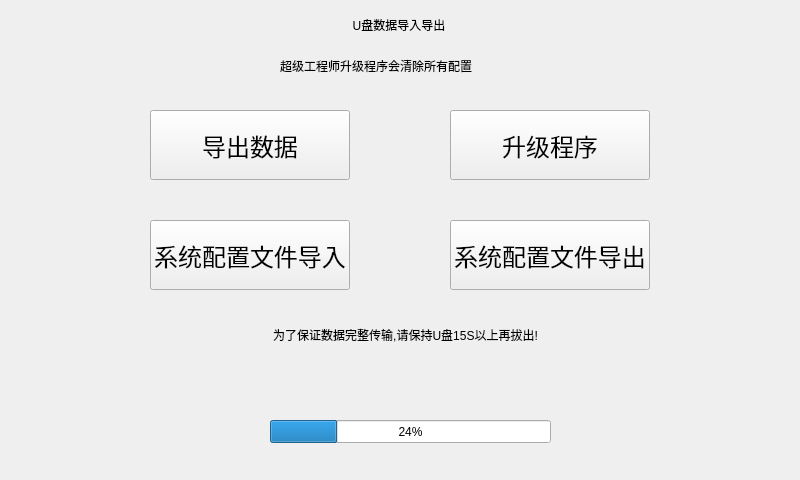
<?xml version="1.0" encoding="UTF-8"?>
<ui version="4.0">
 <class>Import_Export_Data</class>
 <widget class="QWidget" name="Import_Export_Data">
  <property name="geometry">
   <rect>
    <x>0</x>
    <y>0</y>
    <width>800</width>
    <height>480</height>
   </rect>
  </property>
  <property name="windowTitle">
   <string>Form</string>
  </property>
  <widget class="QWidget" name="widget" native="true">
   <property name="geometry">
    <rect>
     <x>0</x>
     <y>0</y>
     <width>800</width>
     <height>480</height>
    </rect>
   </property>
   <widget class="QPushButton" name="btn_dataexport">
    <property name="geometry">
     <rect>
      <x>150</x>
      <y>110</y>
      <width>200</width>
      <height>70</height>
     </rect>
    </property>
    <property name="font">
     <font>
      <pointsize>18</pointsize>
     </font>
    </property>
    <property name="styleSheet">
     <string notr="true"/>
    </property>
    <property name="text">
     <string>导出数据</string>
    </property>
   </widget>
   <widget class="QProgressBar" name="progressBar">
    <property name="geometry">
     <rect>
      <x>270</x>
      <y>420</y>
      <width>281</width>
      <height>23</height>
     </rect>
    </property>
    <property name="value">
     <number>24</number>
    </property>
   </widget>
   <widget class="QPushButton" name="btn_updatasoft">
    <property name="geometry">
     <rect>
      <x>450</x>
      <y>110</y>
      <width>200</width>
      <height>70</height>
     </rect>
    </property>
    <property name="font">
     <font>
      <pointsize>18</pointsize>
     </font>
    </property>
    <property name="styleSheet">
     <string notr="true"/>
    </property>
    <property name="text">
     <string>升级程序</string>
    </property>
   </widget>
   <widget class="QPushButton" name="btn_sysfileinput">
    <property name="geometry">
     <rect>
      <x>150</x>
      <y>220</y>
      <width>200</width>
      <height>70</height>
     </rect>
    </property>
    <property name="font">
     <font>
      <pointsize>18</pointsize>
     </font>
    </property>
    <property name="styleSheet">
     <string notr="true"/>
    </property>
    <property name="text">
     <string>系统配置文件导入</string>
    </property>
   </widget>
   <widget class="QPushButton" name="btn_sysfileoutput">
    <property name="geometry">
     <rect>
      <x>450</x>
      <y>220</y>
      <width>200</width>
      <height>70</height>
     </rect>
    </property>
    <property name="font">
     <font>
      <pointsize>18</pointsize>
     </font>
    </property>
    <property name="styleSheet">
     <string notr="true"/>
    </property>
    <property name="text">
     <string>系统配置文件导出</string>
    </property>
   </widget>
   <widget class="QLabel" name="lb_prompt">
    <property name="geometry">
     <rect>
      <x>190</x>
      <y>320</y>
      <width>431</width>
      <height>30</height>
     </rect>
    </property>
    <property name="text">
     <string>为了保证数据完整传输,请保持U盘15S以上再拔出!</string>
    </property>
    <property name="alignment">
     <set>Qt::AlignCenter</set>
    </property>
   </widget>
   <widget class="QLabel" name="lb_title">
    <property name="geometry">
     <rect>
      <x>274</x>
      <y>0</y>
      <width>250</width>
      <height>50</height>
     </rect>
    </property>
    <property name="text">
     <string>U盘数据导入导出</string>
    </property>
    <property name="alignment">
     <set>Qt::AlignCenter</set>
    </property>
   </widget>
   <widget class="QLabel" name="label">
    <property name="geometry">
     <rect>
      <x>280</x>
      <y>50</y>
      <width>351</width>
      <height>31</height>
     </rect>
    </property>
    <property name="text">
     <string>超级工程师升级程序会清除所有配置</string>
    </property>
   </widget>
  </widget>
 </widget>
 <tabstops>
  <tabstop>btn_dataexport</tabstop>
  <tabstop>btn_updatasoft</tabstop>
  <tabstop>btn_sysfileinput</tabstop>
  <tabstop>btn_sysfileoutput</tabstop>
 </tabstops>
 <resources/>
 <connections/>
</ui>
